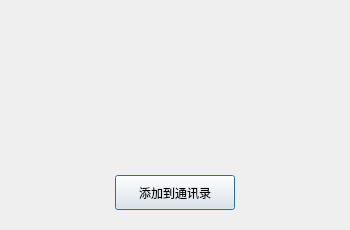
<?xml version="1.0" encoding="UTF-8"?>
<ui version="4.0">
 <class>FindSuccessDlg</class>
 <widget class="QDialog" name="FindSuccessDlg">
  <property name="geometry">
   <rect>
    <x>0</x>
    <y>0</y>
    <width>350</width>
    <height>230</height>
   </rect>
  </property>
  <property name="minimumSize">
   <size>
    <width>350</width>
    <height>230</height>
   </size>
  </property>
  <property name="maximumSize">
   <size>
    <width>350</width>
    <height>230</height>
   </size>
  </property>
  <property name="windowTitle">
   <string>Dialog</string>
  </property>
  <layout class="QVBoxLayout" name="verticalLayout">
   <item>
    <widget class="QWidget" name="widget" native="true">
     <layout class="QHBoxLayout" name="horizontalLayout">
      <item>
       <widget class="QLabel" name="head_lb">
        <property name="minimumSize">
         <size>
          <width>85</width>
          <height>85</height>
         </size>
        </property>
        <property name="maximumSize">
         <size>
          <width>85</width>
          <height>85</height>
         </size>
        </property>
        <property name="text">
         <string/>
        </property>
       </widget>
      </item>
      <item>
       <spacer name="horizontalSpacer">
        <property name="orientation">
         <enum>Qt::Horizontal</enum>
        </property>
        <property name="sizeType">
         <enum>QSizePolicy::Fixed</enum>
        </property>
        <property name="sizeHint" stdset="0">
         <size>
          <width>5</width>
          <height>20</height>
         </size>
        </property>
       </spacer>
      </item>
      <item>
       <widget class="QLabel" name="name_lb">
        <property name="text">
         <string/>
        </property>
       </widget>
      </item>
     </layout>
    </widget>
   </item>
   <item>
    <widget class="QWidget" name="widget_2" native="true">
     <property name="minimumSize">
      <size>
       <width>0</width>
       <height>90</height>
      </size>
     </property>
     <property name="maximumSize">
      <size>
       <width>16777215</width>
       <height>90</height>
      </size>
     </property>
     <layout class="QGridLayout" name="gridLayout">
      <item row="0" column="1">
       <spacer name="verticalSpacer">
        <property name="orientation">
         <enum>Qt::Vertical</enum>
        </property>
        <property name="sizeHint" stdset="0">
         <size>
          <width>20</width>
          <height>40</height>
         </size>
        </property>
       </spacer>
      </item>
      <item row="1" column="1">
       <widget class="ClickBtn" name="add_friend_btn">
        <property name="minimumSize">
         <size>
          <width>120</width>
          <height>35</height>
         </size>
        </property>
        <property name="maximumSize">
         <size>
          <width>120</width>
          <height>35</height>
         </size>
        </property>
        <property name="text">
         <string>添加到通讯录</string>
        </property>
       </widget>
      </item>
     </layout>
    </widget>
   </item>
  </layout>
 </widget>
 <customwidgets>
  <customwidget>
   <class>ClickBtn</class>
   <extends>QPushButton</extends>
   <header location="global">clickbtn.h</header>
  </customwidget>
 </customwidgets>
 <resources/>
 <connections/>
</ui>
